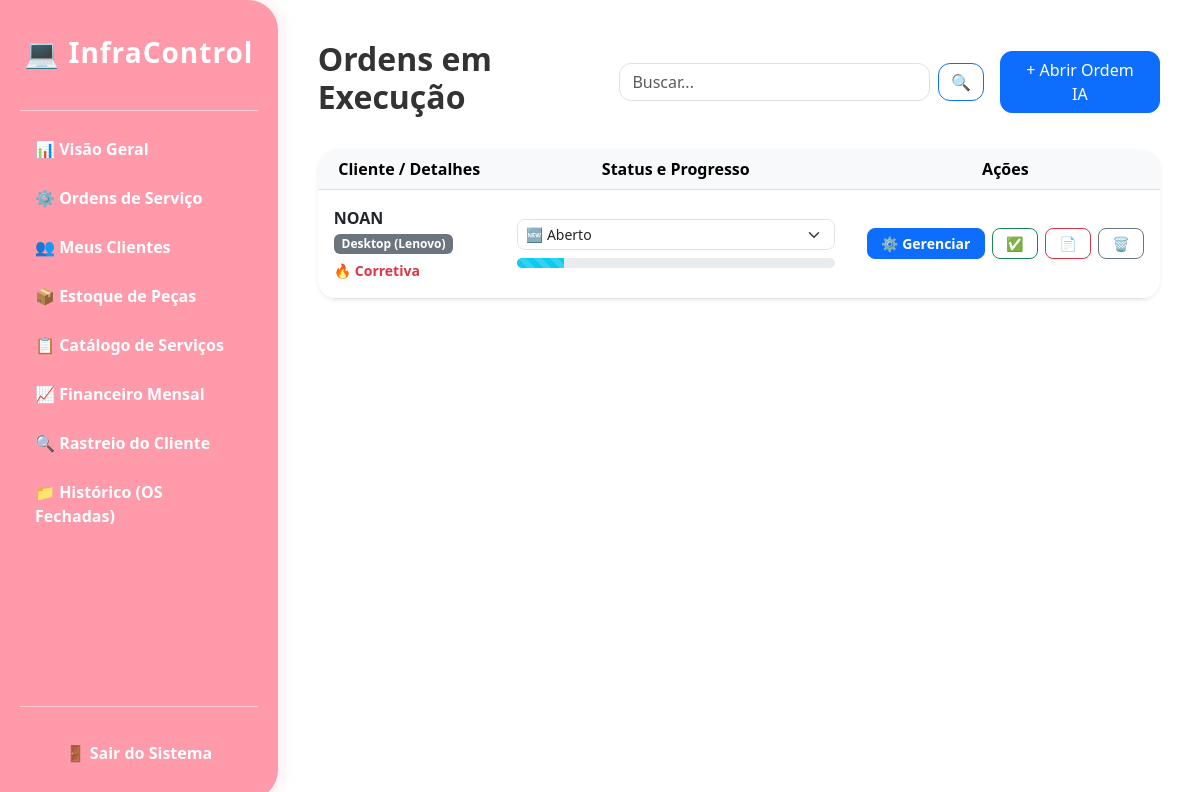
The page /os (signed in) on the database its author committed.
### models.py (models this page shows)
class OrdemServico(db.Model):
    id = db.Column(db.Integer, primary_key=True)
    equipamento = db.Column(db.String(150), nullable=False)
    marca = db.Column(db.String(100))
    tipo_manutencao = db.Column(db.String(50))
    descricao_problema = db.Column(db.Text)
    diagnostico_ia = db.Column(db.Text)
    valor = db.Column(db.Float, default=0.0)
    desconto = db.Column(db.Float, default=0.0)
    status = db.Column(db.String(50), default='Aberto')
    data_abertura = db.Column(db.DateTime, default=datetime.utcnow)
    data_garantia = db.Column(db.DateTime)
    cliente_id = db.Column(db.Integer, db.ForeignKey('cliente.id'), nullable=False)
    foto_antes = db.Column(db.String(255))
    nota_cliente = db.Column(db.Integer)
    comentario_cliente = db.Column(db.Text)
    itens = db.relationship('ItemOS', backref='ordem', lazy=True, cascade="all, delete-orphan")
    servicos_feitos = db.relationship('ItemServicoOS', backref='ordem', lazy=True, cascade="all, delete-orphan")

class Cliente(db.Model):
    id = db.Column(db.Integer, primary_key=True)
    nome = db.Column(db.String(150), nullable=False)
    email = db.Column(db.String(150))
    telefone = db.Column(db.String(20), nullable=False)
    ordens = db.relationship('OrdemServico', backref='cliente', lazy=True)

### app.py (the view, shortened to what this page needs)
@app.route('/os', methods=['GET', 'POST'])
@login_required
def ordens():
    search = request.args.get('search')
    query = OrdemServico.query.filter(OrdemServico.status != 'Finalizado')
    if search: query = query.filter(OrdemServico.equipamento.ilike(f'%{search}%') | OrdemServico.cliente.has(Cliente.nome.ilike(f'%{search}%')))
    ativas = query.all()
    p_map, c_map = {'Aberto': 15, 'Em Análise': 40, 'Aguardando Peça': 65, 'Pronto para Retirada': 95}, {'Aberto': 'info', 'Em Análise': 'warning', 'Aguardando Peça': 'danger', 'Pronto para Retirada': 'primary'}
    for o in ativas: o.nivel, o.estilo = p_map.get(o.status, 10), c_map.get(o.status, 'secondary')
    return render_template('os.html', ordens=ativas, clientes=Cliente.query.all(), search=search)

### app.py (called while the page is built)
@login_manager.user_loader
def load_user(user_id): return User.query.get(int(user_id))

### templates/os.html (shortened to what this page needs)
{% extends "base.html" %}
{% block content %}
<div class="d-flex justify-content-between align-items-center mb-4">
    <h2 style="font-weight: 700; color: #333;">Ordens em Execução</h2>
    <form class="d-flex w-50 mx-3" method="GET" action="{{ url_for('ordens') }}">
        <input class="form-control me-2" type="search" name="search" placeholder="Buscar..." value="{{ search or '' }}" style="border-radius: 12px;">
        <button class="btn btn-outline-primary" type="submit" style="border-radius: 12px;">🔍</button>
    </form>
    <button class="btn btn-primary px-4" style="border-radius: 12px;" data-bs-toggle="modal" data-bs-target="#newOS">+ Abrir Ordem IA</button>
</div>
<div class="card border-0 shadow-sm" style="border-radius: 20px; overflow: hidden;">
    <table class="table table-hover m-0 align-middle text-center">
        <thead class="table-light">
            <tr><th>Cliente / Detalhes</th><th style="width: 350px;">Status e Progresso</th><th>Ações</th></tr>
        </thead>
        <tbody>
            {% for o in ordens %}
            <tr>
                <td class="p-3 text-start">
                    <strong>{{ o.cliente.nome }}</strong><br>
                    <span class="badge bg-secondary mb-1">{{ o.equipamento }} {{ '(' ~ o.marca ~ ')' if o.marca else '' }}</span><br>
                    {% if o.tipo_manutencao == 'Preventiva' %}
                        <small class="text-success fw-bold">🛠️ {{ o.tipo_manutencao }}</small>
                    {% elif o.tipo_manutencao == 'Corretiva' %}
                        <small class="text-danger fw-bold">🔥 {{ o.tipo_manutencao }}</small>
                    {% endif %}
                </td>
                <td class="p-3">
                    <form action="{{ url_for('atualizar_status', id=o.id) }}" method="POST" class="mb-2">
                        <select name="status" class="form-select form-select-sm" onchange="this.form.submit()" style="border-radius: 8px;">
                            <option value="Aberto" {% if o.status == 'Aberto' %}selected{% endif %}>🆕 Aberto</option>
                        </select>
                    </form>
                    <div class="progress" style="height: 10px; border-radius: 20px;"><div class="progress-bar progress-bar-striped progress-bar-animated bg-{{ o.estilo }}" style="width: {{ o.nivel }}%;"></div></div>
                </td>
                <td class="p-3">
                    <div class="btn-group gap-2 d-flex align-items-center justify-content-center">
                        <a href="{{ url_for('gerenciar_os', id=o.id) }}" class="btn btn-sm btn-primary fw-bold" style="border-radius: 8px;" title="Gerenciar OS / Adicionar Peças">⚙️ Gerenciar</a>
                        <a href="{{ url_for('finalizar_os', os_id=o.id) }}" class="btn btn-sm btn-outline-success" style="border-radius: 8px;" title="Entregar Equipamento">✅</a>
                        <a href="{{ url_for('gerar_pdf', os_id=o.id) }}" class="btn btn-sm btn-outline-danger" style="border-radius: 8px;" title="Gerar PDF">📄</a>
                        <a href="{{ url_for('excluir_os', id=o.id) }}" class="btn btn-sm btn-outline-secondary" style="border-radius: 8px;" onclick="return confirm('Tem certeza que deseja excluir esta ordem?')" title="Excluir OS">🗑️</a>
                    </div>
                </td>
            </tr>
            {% else %}<tr><td colspan="3" class="p-5 text-muted">Nenhuma ordem ativa no momento.</td></tr>{% endfor %}
        </tbody>
    </table>
</div>
{% endblock %}

### templates/base.html (style rules this page uses)
:root { --primary: #ffb3c6; --primary-dark: #ff9aab; --bg-light: #ffffff; }
body { background-color: var(--bg-light); font-family: 'Segoe UI', Tahoma, Geneva, Verdana, sans-serif; color: #444; }

### rows shown on the page
OrdemServico: cliente.nome "NOAN", equipamento "Desktop", marca "(Lenovo)", tipo_manutencao "Corretiva", status "🆕 Aberto", {{ o.nivel }} 15 (drawn)
